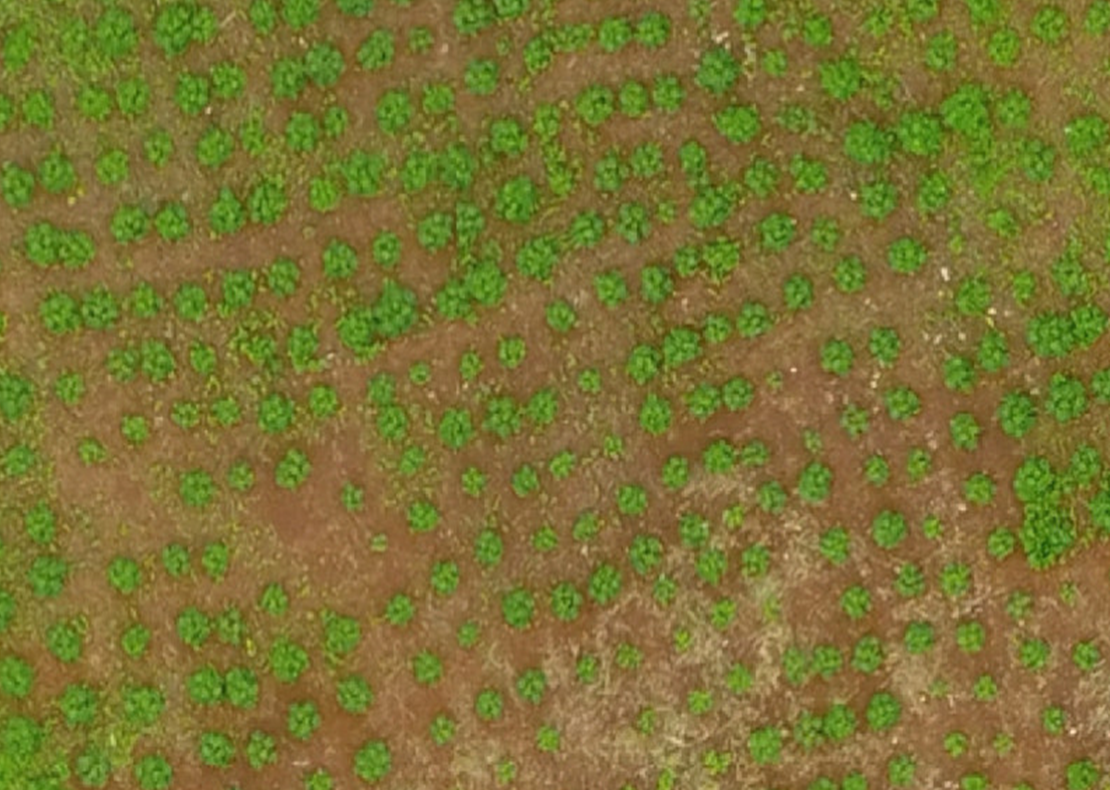
%> input picture plantacao2.png, 1110 x 790 px
$ octave MaxG_OTSU.m   (GNU Octave 9; MATLAB toolbox functions it lacks are replaced by stand-ins)
%> lines starting %> are read from the running program, lines starting %| are printed output that depends on the picture; in (x1, y1, x2, y2) boxes, pixels count from 0 and x2, y2 are one past the last pixel; in counts of white or black regions, pixels touching at a corner belong together; the program's own positions count from 1

% Algorithm ExGR_OTSU:  ExGR(Excess Green minus Excess Red Vegetation Index)
% Automatic selection used the Otsu Method

clear;

% System variables
TotalNumberPixels = 255.0;
StartPixelCloud = 10.0;
ManualCountingProcess = 251.0;
Percentage = 100.0;

% Read image from graphics file
Im = imread('plantacao2.png');
%> Im is the input picture: size 790x1110x3 uint8; mean R, G, B 123.5, 116.5, 51.3

%1) Preprocessing procedures-----------------------------------------------
% Resize image
ScaleImageResize=0.55;
ImageResize = imresize(Im,ScaleImageResize);

% Convert RGB image to chosen color space.
R = ImageResize(:,:,1); % channel Red
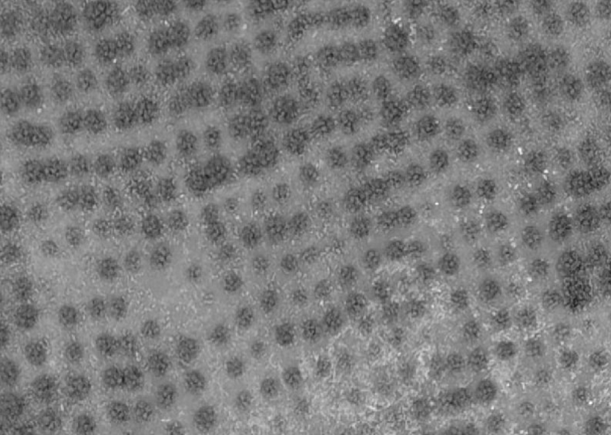
%> R: size 435x611 uint8; min 34, max 249, mean 123.5
G = ImageResize(:,:,2); % channel Green
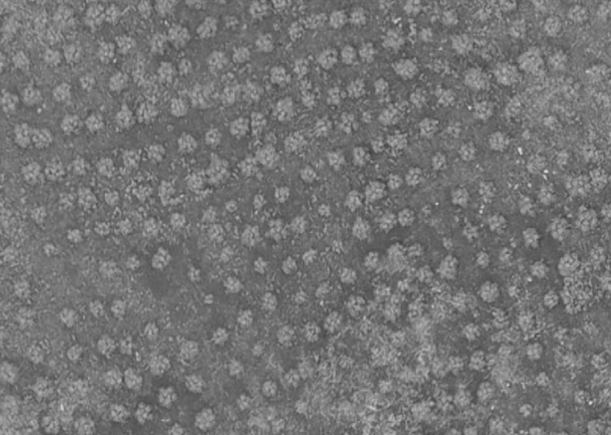
%> G: size 435x611 uint8; min 64, max 221, mean 116.5
B = ImageResize(:,:,3); % channel Blue
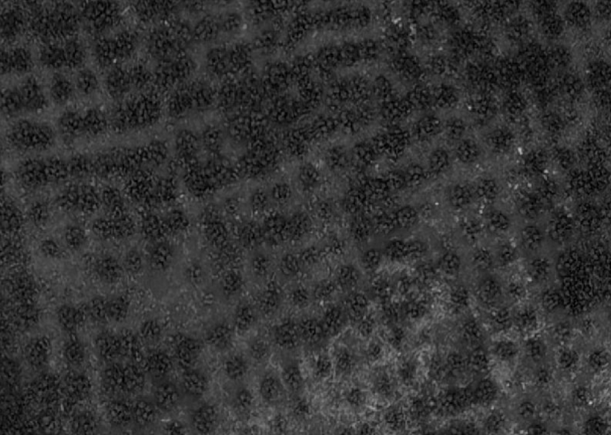
%> B: size 435x611 uint8; min 0, max 181, mean 51.3

% Vegetation index.
MaxG = G - max(R,B);
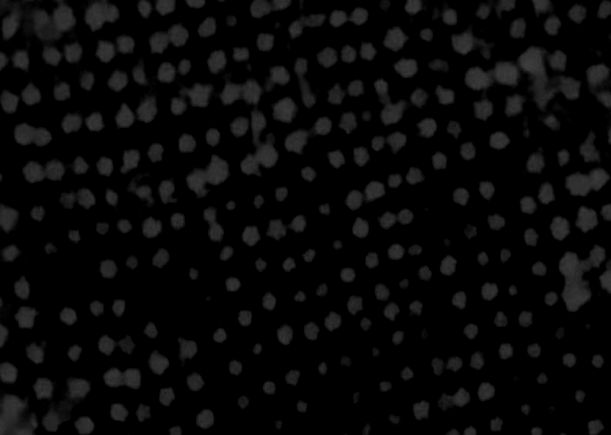
%> MaxG: size 435x611 uint8; min 0, max 63, mean 8.8

%2) Create threshold ------------------------------------------------------
% Threshold value
[counts,x] = imhist(MaxG);
%> counts = 256 values, max 179819 at index 1, min 0 at index 65, mean 1038.2; x = 256 values from 0 to 255
stem(x,counts);
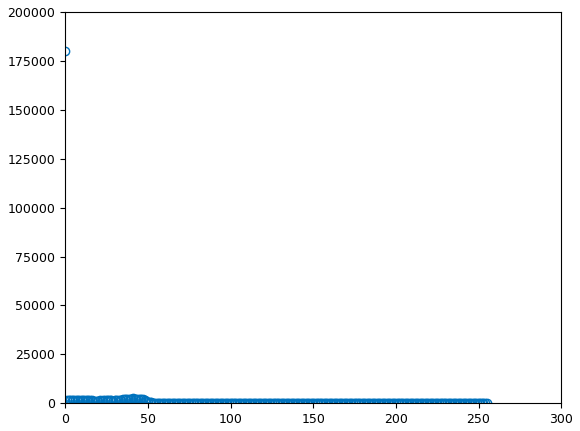
%> figure redrawn from the program's plot data; highest point at x = 0, y = 179819
ValueThreshold = otsuthresh(counts);
%> ValueThreshold = 0.0706

% Create a binary image (0s and 1s)
imBinarized = imbinarize(MaxG,ValueThreshold);
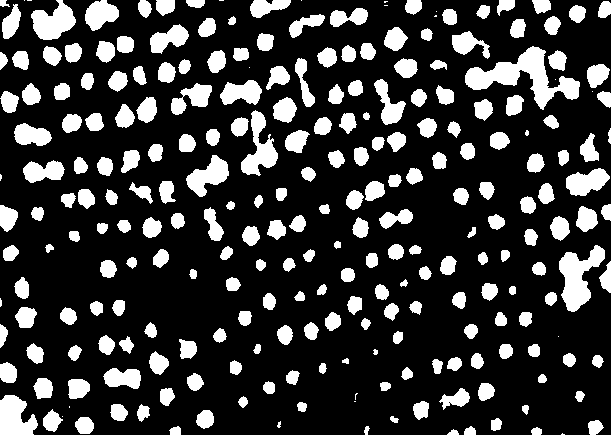
%> imBinarized: size 435x611 logical; 21.9% white; 257 white regions (21 under 20 px), largest, box (x1, y1, x2, y2) and area: (465, 46, 580, 110) 2594, (559, 245, 605, 312) 1567, (31, 0, 76, 40) 1100

% Remove all connected components
imRemovesConnectedComponents = bwareaopen(imBinarized, StartPixelCloud);

% Fill image regions and holes
imFillImageRegions = imfill(imRemovesConnectedComponents, 'holes');

%3) Counting rate calculation ---------------------------------------------

% Find connected components in binary image
FindConnectedComponents = bwconncomp(imFillImageRegions);
%> FindConnectedComponents = 240 connected components

% Count the number of plants
CountPlants  = FindConnectedComponents.NumObjects;
%> CountPlants = 240

% Plant count rate
CountingRate = ((CountPlants/ManualCountingProcess))*Percentage;
%> CountingRate = 95.62

%4) Results ---------------------------------------------------------------
subplot(2,2,1); imhist(MaxG); title(['Value of Otsu Method: (' num2str(ValueThreshold*TotalNumberPixels),'/',num2str(TotalNumberPixels), ') = ',num2str(ValueThreshold)]);
subplot(2,2,2); imshow(imBinarized); title('binary Image (MaxG OTSU)');
subplot(2,2,3); imshow(imFillImageRegions); title('Fill image regions and holes.');
subplot(2,2,4); imshow(imFillImageRegions); title(['Number plants: ',num2str(CountPlants), ', Counting rate: ' num2str(CountingRate) ,' %' ]);
%> after `title(['Number plants: ',num2str(CountPlants), ', Counting rate: ' num`:
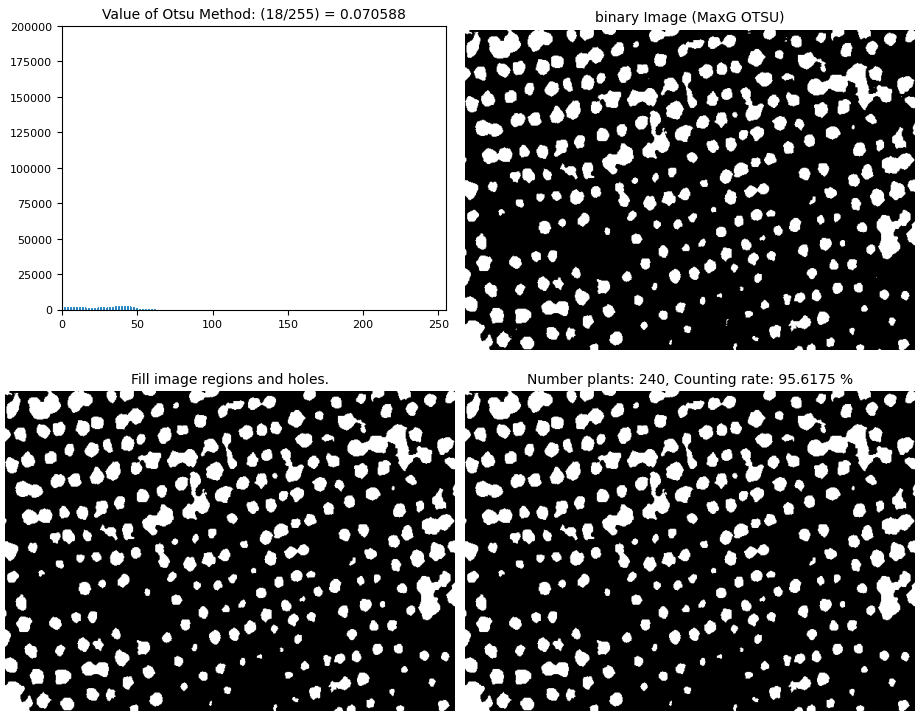
%> figure redrawn from the program's plot data, 4 panels
